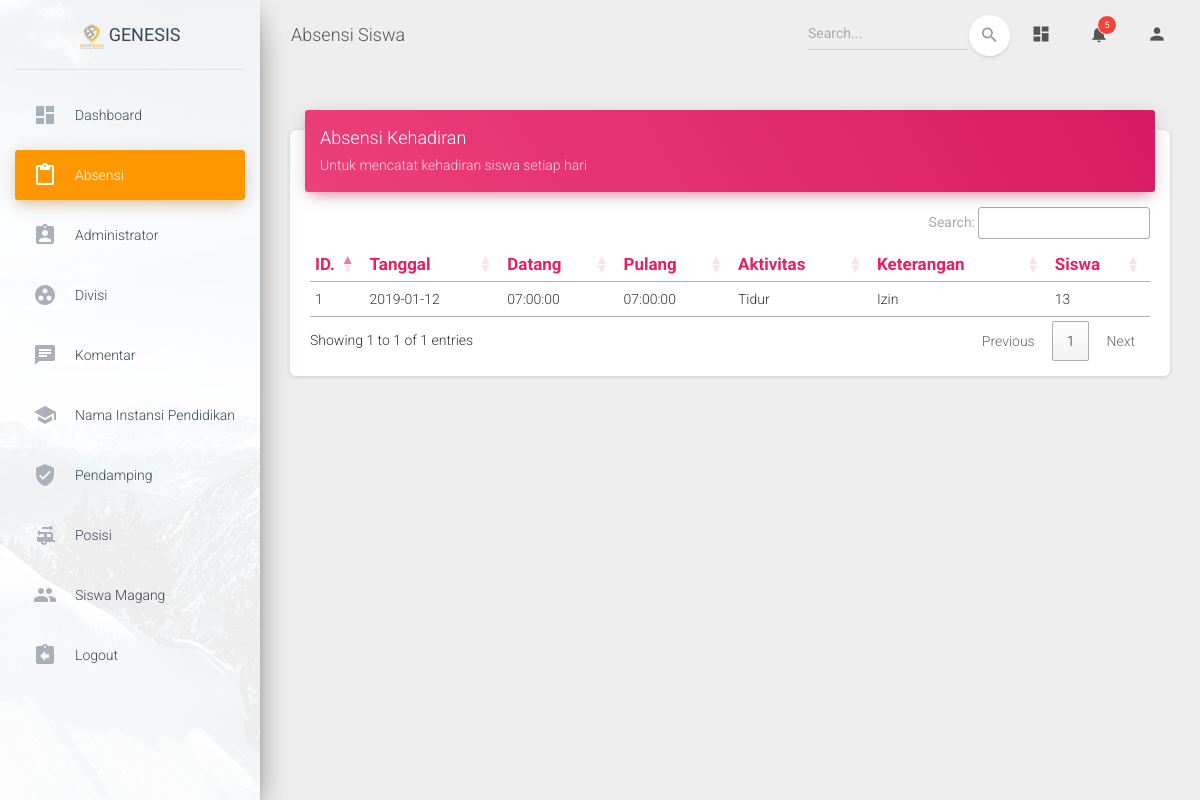
The page /index.php/Admin/Absensi/report/13 on the database its author committed.
### tables this page shows
CREATE TABLE `absensi` (
  `id_absensi` int(11) NOT NULL,
  `tanggal` date NOT NULL,
  `datang` time NOT NULL,
  `pulang` time NOT NULL,
  `aktivitas` text NOT NULL,
  `keterangan` text NOT NULL,
  `fk_id_siswa` int(11) NOT NULL
);

### application/controllers/Admin/Absensi.php (called while the page is built, shortened)
<?php
class Absensi extends CI_Controller {
	public function __construct()
	{
		$this->load->library('form_validation');
		$this->load->model('AbsensiModel');
		$this->load->helper('form');
	}
	public function report($id_siswa)
	{
		$data['data'] = $this->AbsensiModel->get_report_siswa($id_siswa);
		$this->load->view('admin/absensi/template/header');
		$this->load->view('admin/absensi/report',$data);
		$this->load->view('admin/absensi/template/footer');
	}
}

### index.php (called while the page is built, shortened)
<?php
require_once BASEPATH.'core/CodeIgniter.php';

### application/models/AbsensiModel.php (called while the page is built, shortened)
<?php
class AbsensiModel extends CI_Model {
	public function get_report_siswa($id_siswa)
	{
		$this->db->select("absensi.*,(select nama from siswa_magang where id_siswa=absensi.fk_id_siswa) as nama_siswa");
		$this->db->order_by('tanggal','desc');
		$this->db->where('fk_id_siswa',$id_siswa);
		return $this->db->get('absensi')->result();
	}
}

### application/views/admin/absensi/report.php (the view, shortened to what this page needs)
<link rel="stylesheet" href="https://cdn.datatables.net/1.10.19/css/jquery.dataTables.min.css">
<link rel="stylesheet" href="https://cdn.datatables.net/buttons/1.5.2/css/buttons.dataTables.min.css">
      <div class="content">
        <div class="container-fluid">
          <div class="row">
          <div class="col-md-12">
              <div class="card">
                <div class="card-header card-header-rose">
                  <div class="row">
                    <div class="col-md-10">
                  <h4 class="card-title ">Absensi Kehadiran</h4>
                  <p class="card-category">Untuk mencatat kehadiran siswa setiap hari</p>
                  </div>
                </div>
              </div>
                <div class="card-body">
                  <div class="table-responsive">
                    <table class="table" id="table-export">
                      <thead class=" text-rose">
                        <th>ID.</th>
                        <th>Tanggal</th>
                        <th>Datang</th>
                        <th>Pulang</th>
                        <th>Aktivitas</th>
                        <th>Keterangan</th>
                        <th>Siswa</th>
                      </thead>
                      <tbody>
                        <?php foreach ($data as $key => $value): ?>
                          <tr>
                            <td><?php echo ++$key; ?></td>
                            <td><?php echo date("Y-m-d", strtotime($value->tanggal)) ?></td>
                            <td><?php echo $value->datang ?></td>
                            <td><?php echo $value->pulang ?></td>
                            <td><?php echo $value->aktivitas ?></td>
                            <td><?php echo $value->keterangan ?></td>
                            <td><?php echo $value->fk_id_siswa ?></td>
                          </tr>
                          <?php endforeach ?>
                      </tbody>
                    </table>
                  </div>
                </div>
              </div>
              </div>
            </div>
          </div>
        </div>
      </div>

### rows shown on the page
absensi: tanggal "2019-01-12", datang "07:00:00", pulang "07:00:00", aktivitas "Tidur", keterangan "Izin", fk_id_siswa "13"
